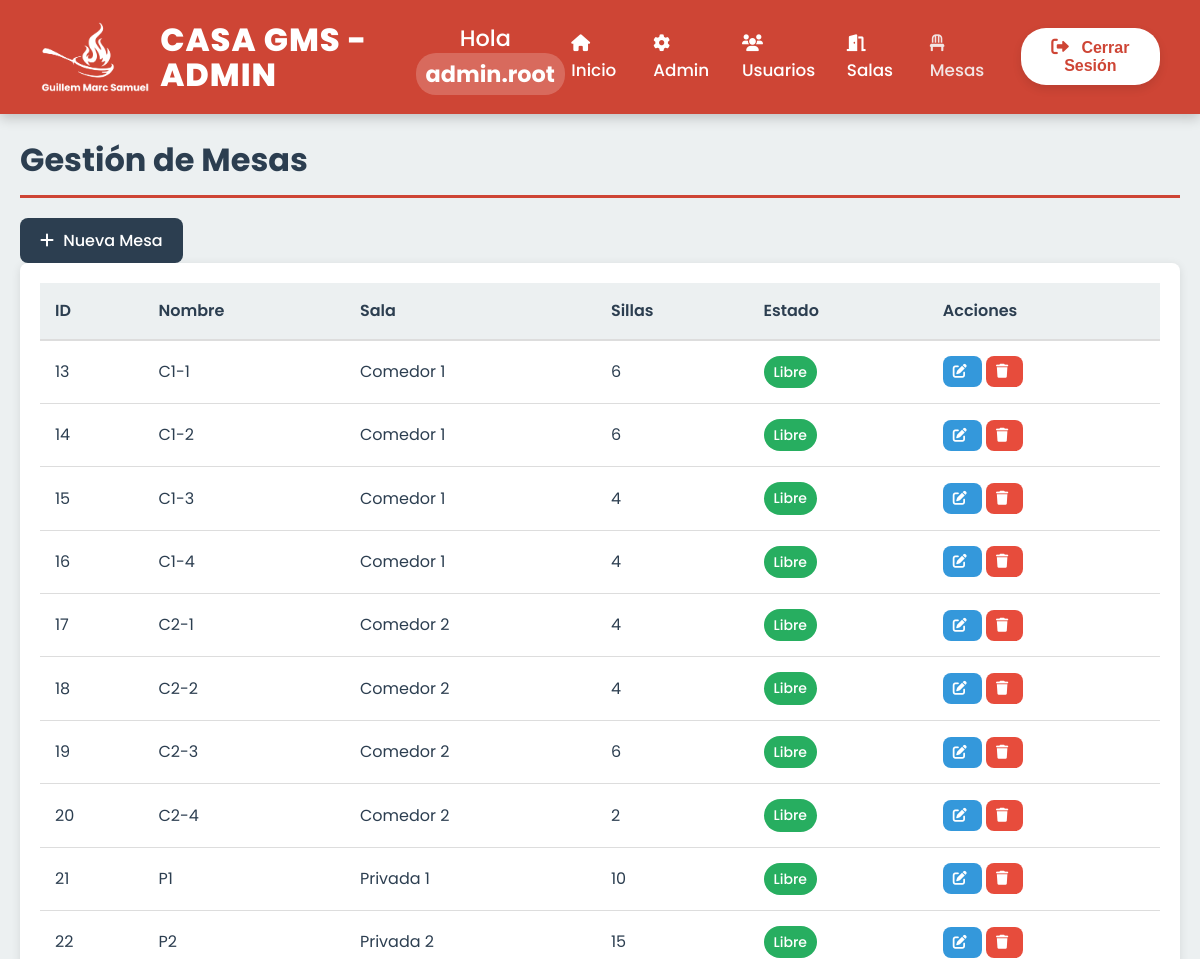
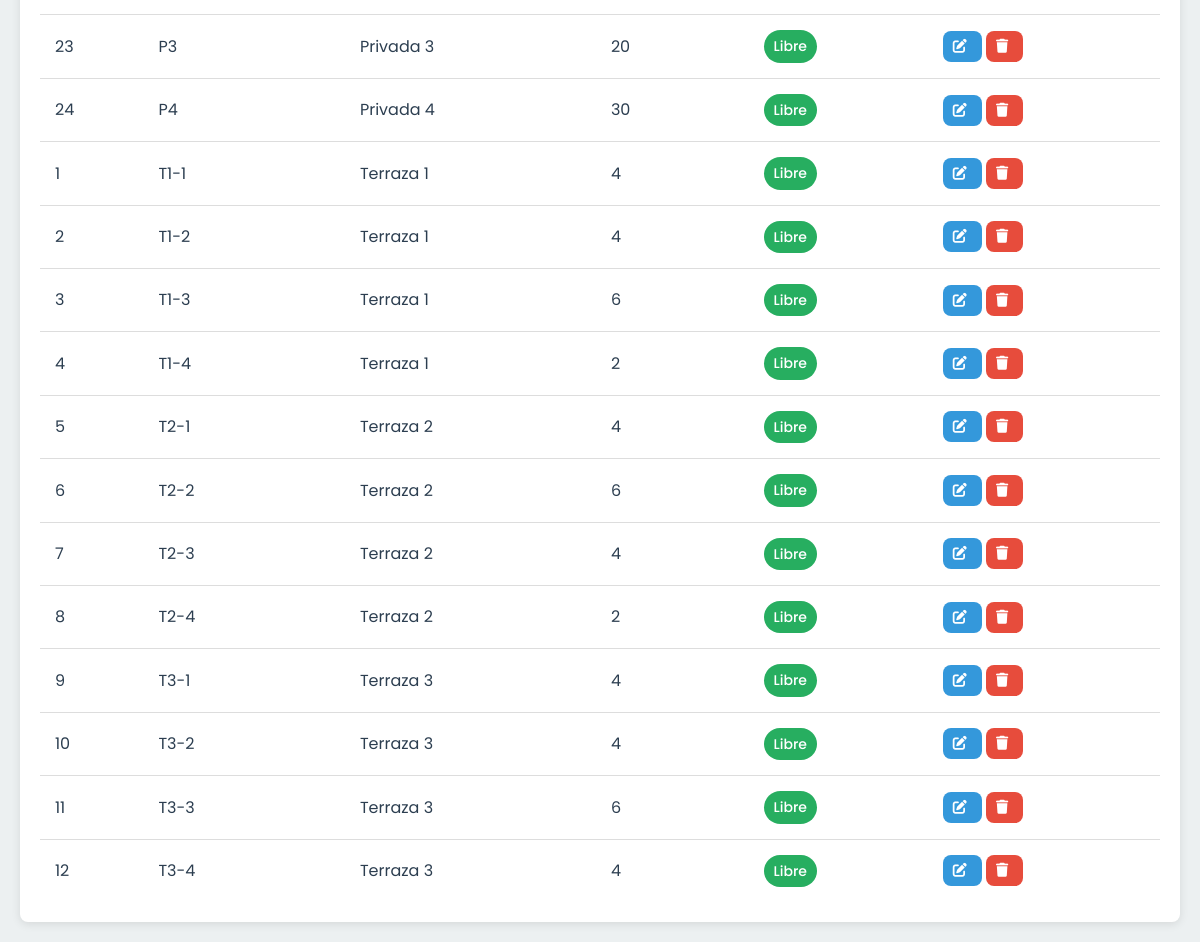
Screenshot of /PHP/PUBLIC/ADMIN/mesas.php?error=metodo_invalido (signed in) with the database file from the repository (2 pictures, top to bottom).
### tables this page shows
CREATE TABLE IF NOT EXISTS mesas (
    id INT AUTO_INCREMENT PRIMARY KEY,
    id_sala INT NOT NULL,
    nombre VARCHAR(20) NOT NULL,
    sillas INT NOT NULL,
    estado INT DEFAULT 1,   
    asignado_por INT NULL,   
    FOREIGN KEY (id_sala) REFERENCES salas(id)
);

CREATE TABLE IF NOT EXISTS salas (
    id INT AUTO_INCREMENT PRIMARY KEY,
    nombre VARCHAR(100) NOT NULL,
    num_mesas INT DEFAULT 0,
    imagen VARCHAR(255)
);

### PHP/PUBLIC/ADMIN/mesas.php (the view, shortened to what this page needs)
<?php
require_once __DIR__ . '/../../CONEXION/conexion.php';
$username = htmlspecialchars($_SESSION['username']);
try {
    $sql = "
        SELECT
            m.id,
            m.nombre,
            m.sillas,
            m.estado,
            s.nombre AS sala_nombre,
            m.id_sala
        FROM mesas m
        JOIN salas s ON m.id_sala = s.id
        ORDER BY s.nombre, m.nombre
    ";
    $stmt = $conn->query($sql);
    $mesas = $stmt->fetchAll(PDO::FETCH_ASSOC);
} catch (PDOException $e) {
    die("Error al obtener mesas: " . $e->getMessage());
}
function getEstadoMesa($estado) {
    switch ($estado) {
        case 1: return 'Libre';
    }
}
?>
<!DOCTYPE html>
<html lang="es">
<head>
    <link rel="stylesheet" href="https://cdnjs.cloudflare.com/ajax/libs/font-awesome/6.0.0/css/all.min.css">
    <link rel="stylesheet" href="../../../css/admin.css">
    <link rel="stylesheet" href="https://cdn.jsdelivr.net/npm/sweetalert2@11/dist/sweetalert2.min.css">
</head>
<body>
    <nav class="main-header">
        <div class="header-logo">
            <img src="../../../img/basic_logo_blanco.png" alt="Logo GMS">
            <div class="logo-text">
                <span class="gms-title">CASA GMS - ADMIN</span>
            </div>
        </div>
        <div class="header-greeting">
            Hola <span class="username-tag"><?= $username ?></span>
        </div>
        <div class="header-menu">
            <a href="../index.php" class="nav-link">
                <i class="fa-solid fa-house"></i> Inicio
            </a>
            <a href="./admin_panel.php" class="nav-link">
                <i class="fa-solid fa-gear"></i> Admin
            </a>
            <a href="./usuarios.php" class="nav-link">
                <i class="fa-solid fa-users"></i> Usuarios
            </a>
            <a href="./salas.php" class="nav-link">
                <i class="fa-solid fa-door-open"></i> Salas
            </a>
            <a href="./mesas.php" class="nav-link active">
                <i class="fa-solid fa-chair"></i> Mesas
            </a>
        </div>
        <form method="post" action="../../PROCEDIMIENTOS/logout.php">
            <button type="submit" class="logout-btn">
                <i class="fa-solid fa-right-from-bracket"></i> Cerrar Sesión
            </button>
        </form>
    </nav>
    <div class="container">
        <h1 class="page-title">Gestión de Mesas</h1>
        <button class="btn btn-primary" id="btn-nueva-mesa">
            <i class="fa-solid fa-plus"></i> Nueva Mesa
        </button>
        <div class="card">
            <div class="card-body">
                <table class="table">
                    <thead>
                        <tr>
                            <th>ID</th>
                            <th>Nombre</th>
                            <th>Sala</th>
                            <th>Sillas</th>
                            <th>Estado</th>
                            <th>Acciones</th>
                        </tr>
                    </thead>
                    <tbody>
                        <?php foreach ($mesas as $mesa): ?>
                            <tr>
                                <td><?= $mesa['id'] ?></td>
                                <td><?= htmlspecialchars($mesa['nombre']) ?></td>
                                <td><?= htmlspecialchars($mesa['sala_nombre']) ?></td>
                                <td><?= $mesa['sillas'] ?></td>
                                <td>
                                    <span class="badge badge-<?= $mesa['estado'] == 1 ? 'success' : ($mesa['estado'] == 2 ? 'danger' : 'warning') ?>">
                                        <?= getEstadoMesa($mesa['estado']) ?>
                                    </span>
                                </td>
                                <td>
                                    <button class="btn btn-sm btn-info btn-editar-mesa"
                                            data-id="<?= $mesa['id'] ?>"
                                            data-nombre="<?= htmlspecialchars($mesa['nombre']) ?>"
                                            data-sala="<?= $mesa['id_sala'] ?>"
                                            data-sillas="<?= $mesa['sillas'] ?>">
                                        <i class="fa-solid fa-edit"></i>
                                    </button>
                                    <button class="btn btn-sm btn-danger btn-eliminar-mesa"
                                            data-id="<?= $mesa['id'] ?>"
                                            data-nombre="<?= htmlspecialchars($mesa['nombre']) ?>">
                                        <i class="fa-solid fa-trash"></i>
                                    </button>
                                </td>
                            </tr>
                        <?php endforeach; ?>
                    </tbody>
                </table>
            </div>
        </div>
    </div>
</body>
</html>

### css/admin.css (style rules this page uses)
:root { --primary-color: #2c3e50; --secondary-color: #3498db; --success-color: #27ae60; --warning-color: #f39c12; --danger-color: #e74c3c; --info-color: #3498db; --light-bg: #ecf0f1; --white: #ffffff; --dark-text: #2c3e50; --light-text: #7f8c8d; --spacing-xs: 5px; --spacing-sm: 10px; --spacing-md: 15px; --spacing-lg: 20px; --spacing-xl: 30px; --border-radius: 8px; --border-color: #ddd; --box-shadow: 0 2px 10px rgba(0, 0, 0, 0.1); --box-shadow-hover: 0 4px 15px rgba(0, 0, 0, 0.15); --transition: all 0.3s ease; }
* { margin: 0; padding: 0; box-sizing: border-box; }
body { font-family: 'Poppins', sans-serif; background-color: var(--light-bg); color: var(--dark-text); line-height: 1.6; min-height: 100vh; }
.main-header { background-color: #ce4535; color: white; display: flex; justify-content: space-between; align-items: center; padding: 20px 40px; box-shadow: 0 4px 12px rgba(0, 0, 0, 0.2); position: relative; z-index: 10; }
.header-logo { display: flex; align-items: center; gap: 10px; }
.header-logo img { height: 70px; }
.logo-text { display: flex; flex-direction: column; line-height: 1.1; }
.gms-title { font-size: 2.0rem; font-weight: 800; letter-spacing: 1px; }
.header-greeting { font-size: 1.4rem; font-weight: 500; flex-grow: 1; text-align: center; }
.username-tag { font-weight: 700; background-color: rgba(255, 255, 255, 0.2); padding: 5px 10px; border-radius: 20px; margin-left: 10px; }
.header-menu { display: flex; gap: 25px; margin-right: 30px; }
.nav-link { color: white; text-decoration: none; font-weight: 500; padding: 10px 0; transition: color 0.2s, opacity 0.2s; font-size: 1.05rem; }
.nav-link.active { color: #f7f7f7; opacity: 0.9; }
.nav-link i { margin-right: 8px; }
.logout-btn { background-color: white; color: #ce4535; border: none; padding: 10px 20px; border-radius: 25px; font-size: 1rem; font-weight: 600; cursor: pointer; transition: all 0.2s ease; box-shadow: 0 4px 10px rgba(0, 0, 0, 0.1); }
.logout-btn i { margin-right: 8px; font-size: 1.1em; }
.container { max-width: 1200px; margin: var(--spacing-lg) auto; padding: 0 var(--spacing-lg); }
.page-title { font-size: 2rem; font-weight: 700; margin-bottom: var(--spacing-lg); color: var(--primary-color); border-bottom: 3px solid #ce4535; padding-bottom: var(--spacing-sm); }
.card { background: var(--white); border-radius: var(--border-radius); box-shadow: var(--box-shadow); margin-bottom: var(--spacing-lg); overflow: hidden; transition: var(--transition); }
.card-body { padding: var(--spacing-lg); }
.btn { display: inline-block; padding: var(--spacing-sm) var(--spacing-lg); border: none; border-radius: var(--border-radius); font-size: 1rem; font-weight: 500; cursor: pointer; transition: var(--transition); text-decoration: none; color: white; font-family: 'Poppins', sans-serif; text-align: center; }
.btn-primary { background: var(--primary-color); }
.btn-danger { background: var(--danger-color); }
.btn-info { background: var(--info-color); }
.btn-sm { padding: var(--spacing-xs) var(--spacing-sm); font-size: 0.875rem; }
.btn i { margin-right: var(--spacing-xs); }
.table { width: 100%; border-collapse: collapse; background: var(--white); }
.table thead { background: var(--light-bg); }
.table th { padding: var(--spacing-md); text-align: left; font-weight: 600; color: var(--primary-color); border-bottom: 2px solid var(--border-color); }
.table td { padding: var(--spacing-md); border-bottom: 1px solid var(--border-color); }
.table tbody tr { transition: var(--transition); }
.table tbody tr:last-child td { border-bottom: none; }
.badge { display: inline-block; padding: var(--spacing-xs) var(--spacing-sm); border-radius: 20px; font-size: 0.875rem; font-weight: 500; }
.badge-success { background: var(--success-color); color: white; }

### rows the page displays
mesas: id "13", nombre "C1-1", id_sala.nombre "Comedor 1", sillas "6", estado "Libre"
mesas: id "14", nombre "C1-2", id_sala.nombre "Comedor 1", sillas "6", estado "Libre"
mesas: id "15", nombre "C1-3", id_sala.nombre "Comedor 1", sillas "4", estado "Libre"
mesas: id "16", nombre "C1-4", id_sala.nombre "Comedor 1", sillas "4", estado "Libre"
mesas: id "17", nombre "C2-1", id_sala.nombre "Comedor 2", sillas "4", estado "Libre"
mesas: id "18", nombre "C2-2", id_sala.nombre "Comedor 2", sillas "4", estado "Libre"
mesas: id "19", nombre "C2-3", id_sala.nombre "Comedor 2", sillas "6", estado "Libre"
mesas: id "20", nombre "C2-4", id_sala.nombre "Comedor 2", sillas "2", estado "Libre"
mesas: id "21", nombre "P1", id_sala.nombre "Privada 1", sillas "10", estado "Libre"
mesas: id "22", nombre "P2", id_sala.nombre "Privada 2", sillas "15", estado "Libre"
mesas: id "23", nombre "P3", id_sala.nombre "Privada 3", sillas "20", estado "Libre"
mesas: id "24", nombre "P4", id_sala.nombre "Privada 4", sillas "30", estado "Libre"
mesas: id "1", nombre "T1-1", id_sala.nombre "Terraza 1", sillas "4", estado "Libre"
mesas: id "2", nombre "T1-2", id_sala.nombre "Terraza 1", sillas "4", estado "Libre"
mesas: id "3", nombre "T1-3", id_sala.nombre "Terraza 1", sillas "6", estado "Libre"
mesas: id "4", nombre "T1-4", id_sala.nombre "Terraza 1", sillas "2", estado "Libre"
mesas: id "5", nombre "T2-1", id_sala.nombre "Terraza 2", sillas "4", estado "Libre"
mesas: id "6", nombre "T2-2", id_sala.nombre "Terraza 2", sillas "6", estado "Libre"
mesas: id "7", nombre "T2-3", id_sala.nombre "Terraza 2", sillas "4", estado "Libre"
mesas: id "8", nombre "T2-4", id_sala.nombre "Terraza 2", sillas "2", estado "Libre"
mesas: id "9", nombre "T3-1", id_sala.nombre "Terraza 3", sillas "4", estado "Libre"
mesas: id "10", nombre "T3-2", id_sala.nombre "Terraza 3", sillas "4", estado "Libre"
mesas: id "11", nombre "T3-3", id_sala.nombre "Terraza 3", sillas "6", estado "Libre"
mesas: id "12", nombre "T3-4", id_sala.nombre "Terraza 3", sillas "4", estado "Libre"

### other values shown
$username "admin.root"
